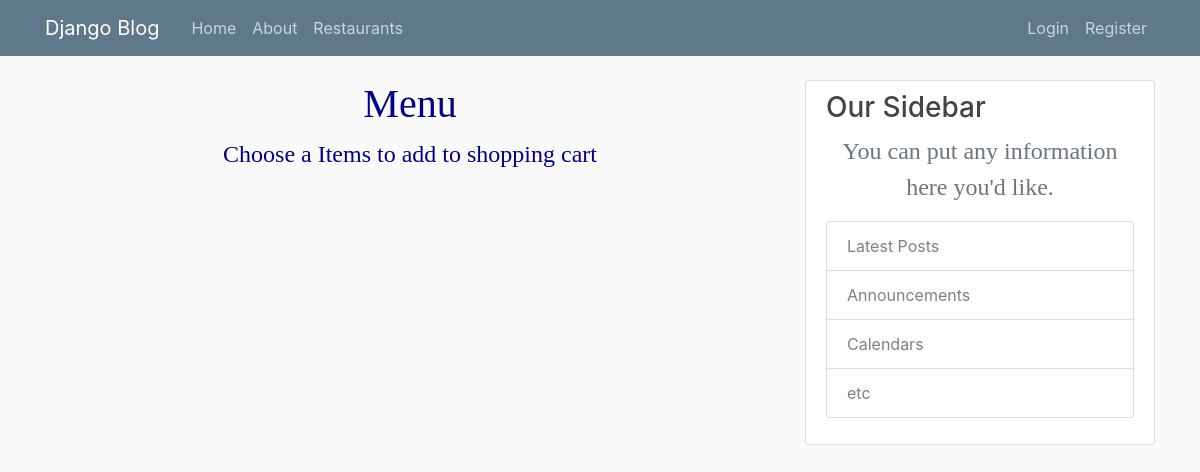
Page /menuH/ on the earlier database version.
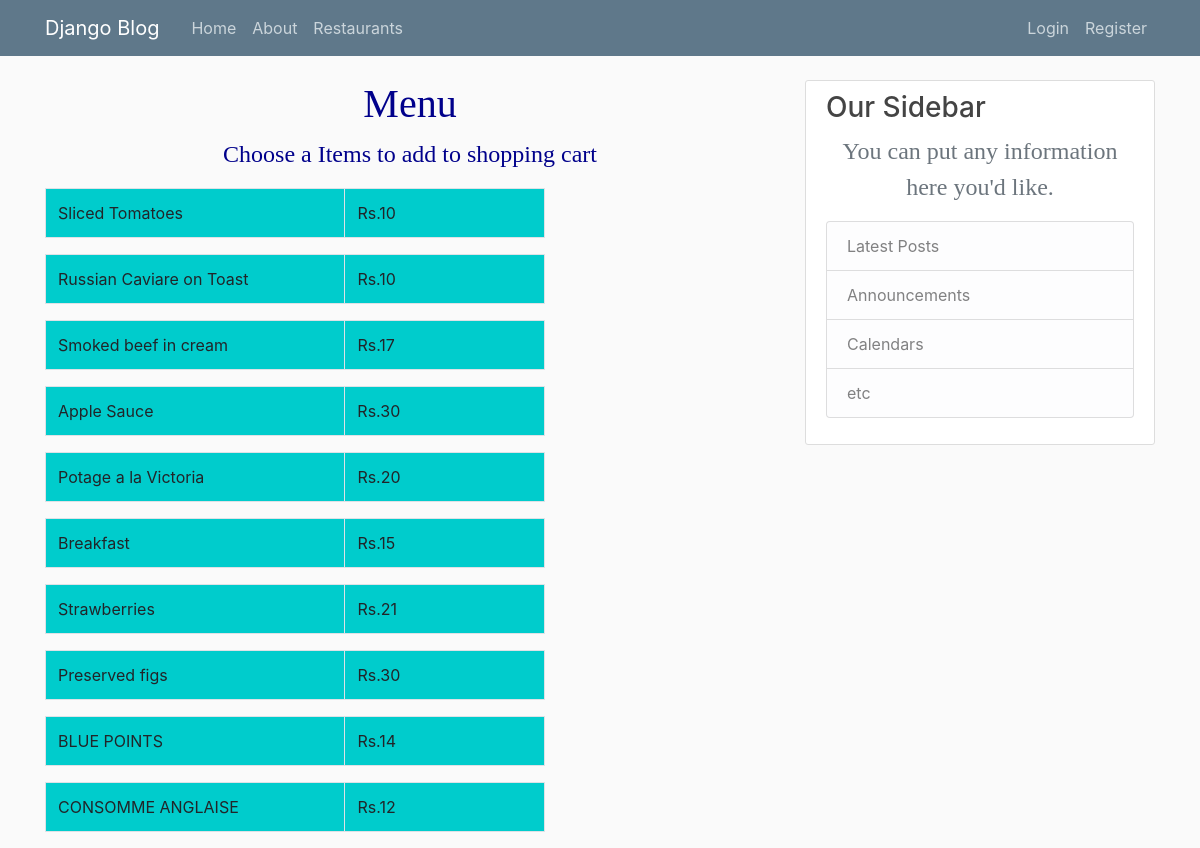
Same page on the later database version.
### blog/models.py (models this page shows, shortened)
class Menu2(models.Model):
	name=models.CharField(max_length=100)
	price=models.IntegerField()
	restaurant=models.CharField(max_length=100)

### blog/views.py (the view)
# urls.py: path('menuH/', views.menuH, name='blog-menuH'),
def menuH(request):
	context2={
	'dishes':Menu2.objects.all(),
	'rests':Post1.objects.all()
	}
	return render(request, 'blog/menuH.html',context2)

### blog/templates/blog/menuH.html
{% extends "blog/base.html" %}
{%block content %}
  <h1>Menu</h1>
  <p> Choose a Items to add to shopping cart</p>
  <div class="table table-hover">
        {% for dish in dishes  %}
            {% if dish.restaurant == 'Heat - Edsa Shangri-La' %}
    <table class="table table-bordered" style ="width: 500px; background-color: #00cccc;">
      <tbody>
        <tr>
          <td style ="width: 300px; background-color: #00cccc;">{{dish.name}}</td>
          <td style ="width: 200px; background-color: #00cccc;">Rs.{{dish.price}}</td>
        </tr>
      </tbody>
    </table>
      {% endif %}
    {% endfor %}
</div>
</body>
</html>
{% endblock content %}

Differences in the rows shown:
added Menu2: name "Sliced Tomatoes", price "10"
added Menu2: name "Russian Caviare on Toast", price "10"
added Menu2: name "Smoked beef in cream", price "17"
added Menu2: name "Apple Sauce", price "30"
added Menu2: name "Potage a la Victoria", price "20"
added Menu2: name "Breakfast", price "15"
added Menu2: name "Strawberries", price "21"
added Menu2: name "Preserved figs", price "30"
added Menu2: name "BLUE POINTS", price "14"
added Menu2: name "CONSOMME ANGLAISE", price "12"
